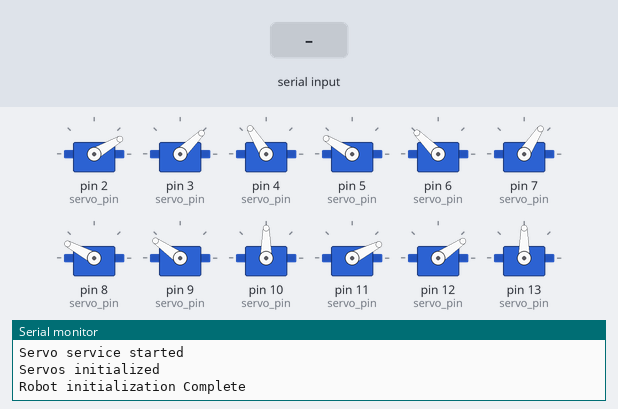
Bench run of a sketch on a simulated Arduino Uno, built with avr-gcc and run on an emulated ATmega328P. Parts: 12 × servo, the last lines printed to the serial monitor. Inputs (shaded band) come from the test bench.

Above: at 2.4 s.
2.5 s: "F" received over the second serial link
At 3.7 s:
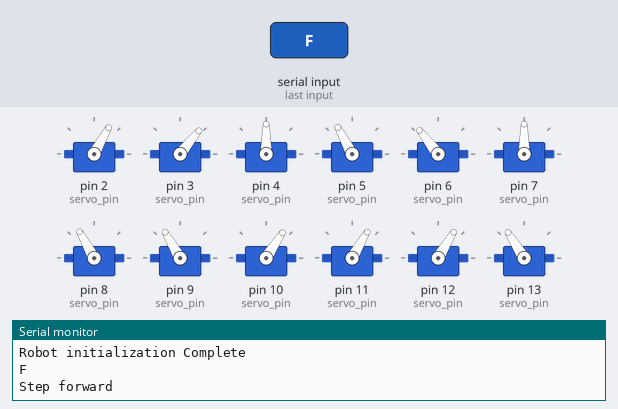
4.9 s: "B" received over the second serial link
At 6.7 s:
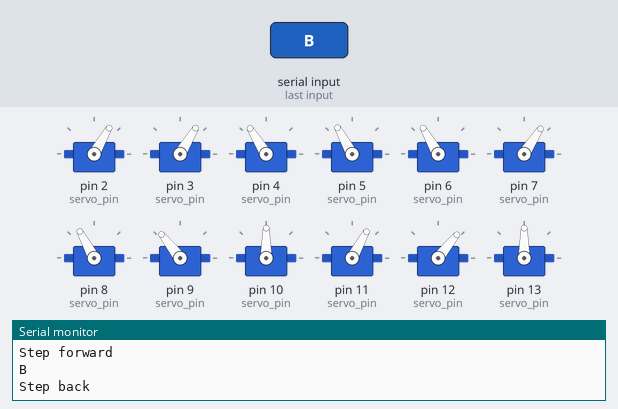
7.3 s: "L" received over the second serial link
At 7.47 s:
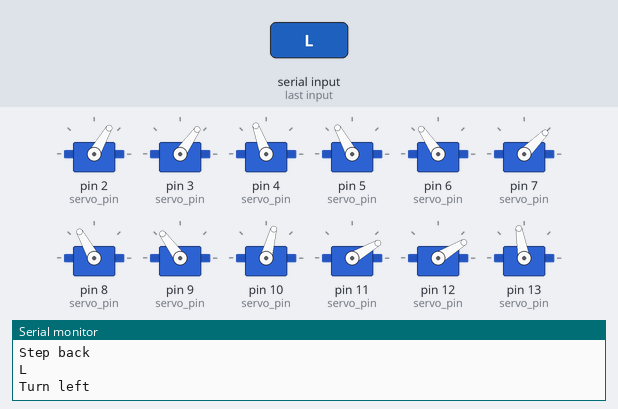
9.8 s: "R" received over the second serial link
At 9.97 s:
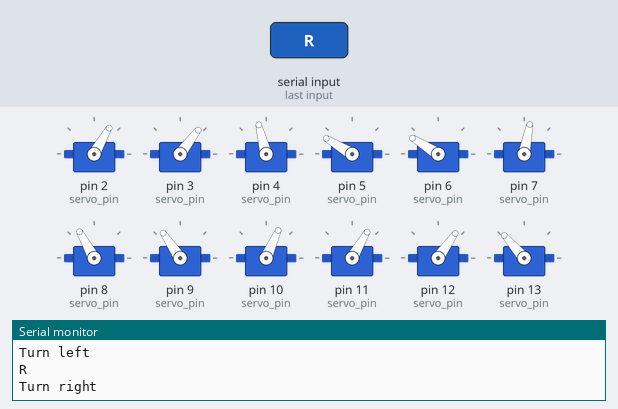
12.3 s: "F" received over the second serial link
At 12.78 s:
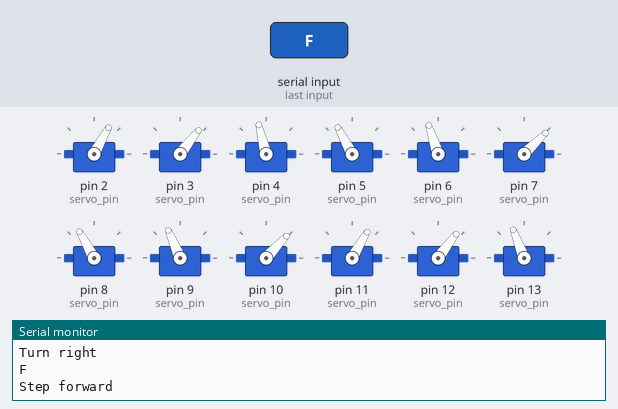
14.4 s: "L" received over the second serial link
At 14.57 s:
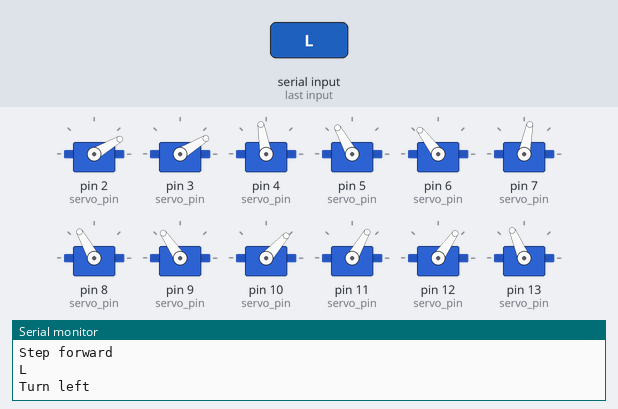
Timing chart, 0 to 17.4 s (numbered marks = the images above; inputs shaded):
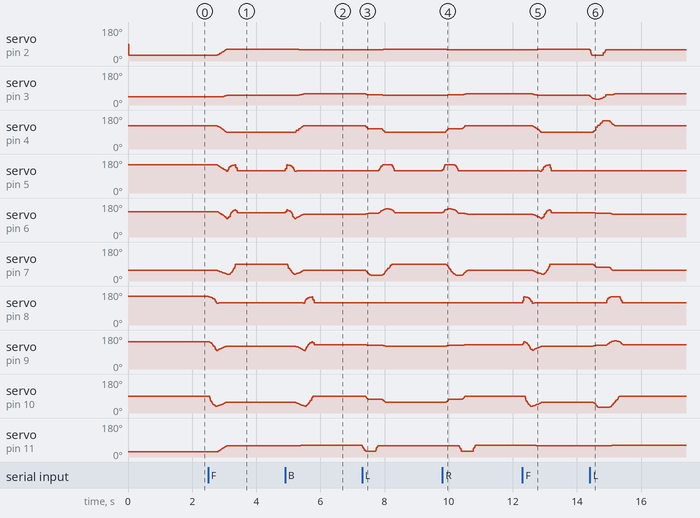

Measured:
- after the input at 2.5 s, servo on pin 2 (servo_pin): moves from 30° to 61° over 0.28 s, starting after 0.29 s; servo on pin 4 (servo_pin): moves from 122° to 90° over 0.28 s, starting after 0.29 s
- after the input at 4.9 s, servo on pin 2 (servo_pin): 61° → 60° after 0.42 s; servo on pin 3 (servo_pin): 51° → 59° after 0.40 s; servo on pin 4 (servo_pin): moves from 90° to 122° over 0.24 s, starting after 0.33 s; servo on pin 11 (servo_pin): 60° → 61° after 0.48 s; servo on pin 12 (servo_pin): 59° → 52° after 0.33 s, → 51° 0.20 s later
- after the input at 7.3 s, servo on pin 2 (servo_pin): 60° → 61° after 0.66 s; servo on pin 3 (servo_pin): 59° → 54° after 0.11 s, → 51° 0.52 s later
- after the input at 9.8 s, servo on pin 2 (servo_pin): 61° → 60° after 0.14 s; servo on pin 3 (servo_pin): 51° → 54° after 0.14 s, → 59° 0.50 s later
- after the input at 12.3 s, servo on pin 2 (servo_pin): 60° → 61° after 0.47 s; servo on pin 3 (servo_pin): 59° → 51° after 0.33 s; servo on pin 4 (servo_pin): moves from 122° to 90° over 0.24 s, starting after 0.33 s; servo on pin 11 (servo_pin): 61° → 60° after 0.43 s; servo on pin 12 (servo_pin): 51° → 59° after 0.41 s
- after the input at 14.4 s, servo on pin 4 (servo_pin): rises from 90° to 149° in 0.30 s, then falls to 122° in 0.38 s; servo on pin 5 (servo_pin): 118° → 119° after 0.16 s

The sketch:

robot_nckh.ino
```cpp
//khai báo các thư viện
#include <Servo.h>
#include "FlexiTimer2.h"
#include "SoftwareSerial.h"
SoftwareSerial HC05(0,1);// khai báo chân RX,TX của bluetooth HC05
char data = 0;
char dieu_khien;
Servo servo[4][3]; //khai báo mảng servo
const int servo_pin[4][3] = { {2, 3, 4}, {5, 6, 7}, {8, 9, 10}, {11, 12, 13} };
const float length_a = 55; //kích thước của robot
const float length_b = 77.5;
const float length_c = 27.5;
const float length_side = 71;
const float z_absolute = -28;
const float z_default = -50, z_up = -30, z_boot = z_absolute;
const float x_default = 62, x_offset = 0;
const float y_start = 0, y_step = 40;
const float y_default = x_default;
volatile float site_now[4][3];
volatile float site_expect[4][3];
float temp_speed[4][3];
float move_speed;
float speed_multiple = 1;
const float spot_turn_speed = 4;
const float leg_move_speed = 8;
const float body_move_speed = 3;
const float stand_seat_speed = 1;
volatile int rest_counter;
const float KEEP = 255;
const float pi = 3.1415926;
const float temp_a = sqrt(pow(2 * x_default + length_side, 2) + pow(y_step, 2));
const float temp_b = 2 * (y_start + y_step) + length_side;
const float temp_c = sqrt(pow(2 * x_default + length_side, 2) + pow(2 * y_start + y_step + length_side, 2));
const float temp_alpha = acos((pow(temp_a, 2) + pow(temp_b, 2) - pow(temp_c, 2)) / 2 / temp_a / temp_b);
const float turn_x1 = (temp_a - length_side) / 2;
const float turn_y1 = y_start + y_step / 2;
const float turn_x0 = turn_x1 - temp_b * cos(temp_alpha);
const float turn_y0 = temp_b * sin(temp_alpha) - turn_y1 - length_side;
void set_site(int leg, float x, float y, float z)
{
  float length_x = 0, length_y = 0, length_z = 0;

  if (x != KEEP)
    length_x = x - site_now[leg][0];
  if (y != KEEP)
    length_y = y - site_now[leg][1];
  if (z != KEEP)
    length_z = z - site_now[leg][2];

  float length = sqrt(pow(length_x, 2) + pow(length_y, 2) + pow(length_z, 2));

  temp_speed[leg][0] = length_x / length * move_speed * speed_multiple;
  temp_speed[leg][1] = length_y / length * move_speed * speed_multiple;
  temp_speed[leg][2] = length_z / length * move_speed * speed_multiple;

  if (x != KEEP)
    site_expect[leg][0] = x;
  if (y != KEEP)
    site_expect[leg][1] = y;
  if (z != KEEP)
    site_expect[leg][2] = z;
}
//hàm wait_reach khi servo tới điểm chỉ định
void wait_reach(int leg)
{
  while (1)
    if (site_now[leg][0] == site_expect[leg][0])
      if (site_now[leg][1] == site_expect[leg][1])
        if (site_now[leg][2] == site_expect[leg][2])
          break;
}
//hàm wait_all_reach khi tất cả servo cung tới vị trí chỉ định
void wait_all_reach(void)
{
  for (int i = 0; i < 4; i++)
    wait_reach(i);
}
//hàm chuyển đổi tọa độ(x,y) sang tọa độ bán kính và góc
void cartesian_to_polar(volatile float &alpha, volatile float &beta, volatile float &gamma, volatile float x, volatile float y, volatile float z)
{
  float v, w;
  w = (x >= 0 ? 1 : -1) * (sqrt(pow(x, 2) + pow(y, 2)));
  v = w - length_c;
  alpha = atan2(z, v) + acos((pow(length_a, 2) - pow(length_b, 2) + pow(v, 2) + pow(z, 2)) / 2 / length_a / sqrt(pow(v, 2) + pow(z, 2)));
  beta = acos((pow(length_a, 2) + pow(length_b, 2) - pow(v, 2) - pow(z, 2)) / 2 / length_a / length_b);
  gamma = (w >= 0) ? atan2(y, x) : atan2(-y, -x);
  alpha = alpha / pi * 180;
  beta = beta / pi * 180;
  gamma = gamma / pi * 180;
}
//thay đổi góc của servo dựa trên bán kính và góc
void polar_to_servo(int leg, float alpha, float beta, float gamma)
{
  if (leg == 0)
  {
    alpha = 90 - alpha;
    beta = beta;
    gamma += 90;
  }
  else if (leg == 1)
  {
    alpha += 90;
    beta = 180 - beta;
    gamma = 90 - gamma;
  }
  else if (leg == 2)
  {
    alpha += 90;
    beta = 180 - beta;
    gamma = 90 - gamma;
  }
  else if (leg == 3)
  {
    alpha = 90 - alpha;
    beta = beta;
    gamma += 90;
  }

  servo[leg][0].write(alpha);
  servo[leg][1].write(beta);
  servo[leg][2].write(gamma);
}
//hàm yêu cầu của servo
void servo_service(void)
{
  sei();
  static float alpha, beta, gamma;

  for (int i = 0; i < 4; i++)
  {
    for (int j = 0; j < 3; j++)
    {
      if (abs(site_now[i][j] - site_expect[i][j]) >= abs(temp_speed[i][j]))
        site_now[i][j] += temp_speed[i][j];
      else
        site_now[i][j] = site_expect[i][j];
    }

    cartesian_to_polar(alpha, beta, gamma, site_now[i][0], site_now[i][1], site_now[i][2]);
    polar_to_servo(i, alpha, beta, gamma);
  }

  rest_counter++;
}

void setup()
{
  Serial.begin(9600);
  Serial.println("Robot starts initialization");
  set_site(0, x_default - x_offset, y_start + y_step, z_boot);
  set_site(1, x_default - x_offset, y_start + y_step, z_boot);
  set_site(2, x_default + x_offset, y_start, z_boot);
  set_site(3, x_default + x_offset, y_start, z_boot);
  for (int i = 0; i < 4; i++)
  {
    for (int j = 0; j < 3; j++)
    {
      site_now[i][j] = site_expect[i][j];
    }
  }
  //bắt đầu yêu cầu cho các servo
  FlexiTimer2::set(20, servo_service);
  FlexiTimer2::start();
  Serial.println("Servo service started");
  //khởi tạo các servos
  servo_attach();
  Serial.println("Servos initialized");
  Serial.println("Robot initialization Complete");
  HC05.begin(9600);
}
//hàm gán mảng servo
void servo_attach(void)
{
  for (int i = 0; i < 4; i++)
  {
    for (int j = 0; j < 3; j++)
    {
      servo[i][j].attach(servo_pin[i][j]);
      delay(100);
    }
  }
}

void servo_detach(void)
{
  for (int i = 0; i < 4; i++)
  {
    for (int j = 0; j < 3; j++)
    {
      servo[i][j].detach();
      delay(100);
    }
  }
}
//hàm để robot đứng
void stand()
{
  move_speed = stand_seat_speed;
  for (int leg = 0; leg < 4; leg++)
  {
    set_site(leg, KEEP, KEEP, z_default);
  }
  wait_all_reach();
}
//hàm để robot quay bên trái
void turn_left()
{
    move_speed = spot_turn_speed;
    if (site_now[3][1] == y_start)
    {
      //leg 3&1 move
      set_site(3, x_default + x_offset, y_start, z_up);
      wait_all_reach();

      set_site(0, turn_x1 - x_offset, turn_y1, z_default);
      set_site(1, turn_x0 - x_offset, turn_y0, z_default);
      set_site(2, turn_x1 + x_offset, turn_y1, z_default);
      set_site(3, turn_x0 + x_offset, turn_y0, z_up);
      wait_all_reach();

      set_site(3, turn_x0 + x_offset, turn_y0, z_default);
      wait_all_reach();

      set_site(0, turn_x1 + x_offset, turn_y1, z_default);
      set_site(1, turn_x0 + x_offset, turn_y0, z_default);
      set_site(2, turn_x1 - x_offset, turn_y1, z_default);
      set_site(3, turn_x0 - x_offset, turn_y0, z_default);
      wait_all_reach();

      set_site(1, turn_x0 + x_offset, turn_y0, z_up);
      wait_all_reach();

      set_site(0, x_default + x_offset, y_start, z_default);
      set_site(1, x_default + x_offset, y_start, z_up);
      set_site(2, x_default - x_offset, y_start + y_step, z_default);
      set_site(3, x_default - x_offset, y_start + y_step, z_default);
      wait_all_reach();

      set_site(1, x_default + x_offset, y_start, z_default);
      wait_all_reach();
    }
    else
    {
      //leg 0&2 move
      set_site(0, x_default + x_offset, y_start, z_up);
      wait_all_reach();

      set_site(0, turn_x0 + x_offset, turn_y0, z_up);
      set_site(1, turn_x1 + x_offset, turn_y1, z_default);
      set_site(2, turn_x0 - x_offset, turn_y0, z_default);
      set_site(3, turn_x1 - x_offset, turn_y1, z_default);
      wait_all_reach();

      set_site(0, turn_x0 + x_offset, turn_y0, z_default);
      wait_all_reach();

      set_site(0, turn_x0 - x_offset, turn_y0, z_default);
      set_site(1, turn_x1 - x_offset, turn_y1, z_default);
      set_site(2, turn_x0 + x_offset, turn_y0, z_default);
      set_site(3, turn_x1 + x_offset, turn_y1, z_default);
      wait_all_reach();

      set_site(2, turn_x0 + x_offset, turn_y0, z_up);
      wait_all_reach();

      set_site(0, x_default - x_offset, y_start + y_step, z_default);
      set_site(1, x_default - x_offset, y_start + y_step, z_default);
      set_site(2, x_default + x_offset, y_start, z_up);
      set_site(3, x_default + x_offset, y_start, z_default);
      wait_all_reach();

      set_site(2, x_default + x_offset, y_start, z_default);
      wait_all_reach();
    }
}
//hàm robot quay bên phải
void turn_right()
{
    move_speed = spot_turn_speed;

    if (site_now[2][1] == y_start)
    {
      //leg 2&0 move
      set_site(2, x_default + x_offset, y_start, z_up);
      wait_all_reach();

      set_site(0, turn_x0 - x_offset, turn_y0, z_default);
      set_site(1, turn_x1 - x_offset, turn_y1, z_default);
      set_site(2, turn_x0 + x_offset, turn_y0, z_up);
      set_site(3, turn_x1 + x_offset, turn_y1, z_default);
      wait_all_reach();

      set_site(2, turn_x0 + x_offset, turn_y0, z_default);
      wait_all_reach();

      set_site(0, turn_x0 + x_offset, turn_y0, z_default);
      set_site(1, turn_x1 + x_offset, turn_y1, z_default);
      set_site(2, turn_x0 - x_offset, turn_y0, z_default);
      set_site(3, turn_x1 - x_offset, turn_y1, z_default);
      wait_all_reach();

      set_site(0, turn_x0 + x_offset, turn_y0, z_up);
      wait_all_reach();

      set_site(0, x_default + x_offset, y_start, z_up);
      set_site(1, x_default + x_offset, y_start, z_default);
      set_site(2, x_default - x_offset, y_start + y_step, z_default);
      set_site(3, x_default - x_offset, y_start + y_step, z_default);
      wait_all_reach();

      set_site(0, x_default + x_offset, y_start, z_default);
      wait_all_reach();
    }
    else
    {
      //leg 1&3 move
      set_site(1, x_default + x_offset, y_start, z_up);
      wait_all_reach();

      set_site(0, turn_x1 + x_offset, turn_y1, z_default);
      set_site(1, turn_x0 + x_offset, turn_y0, z_up);
      set_site(2, turn_x1 - x_offset, turn_y1, z_default);
      set_site(3, turn_x0 - x_offset, turn_y0, z_default);
      wait_all_reach();

      set_site(1, turn_x0 + x_offset, turn_y0, z_default);
      wait_all_reach();

      set_site(0, turn_x1 - x_offset, turn_y1, z_default);
      set_site(1, turn_x0 - x_offset, turn_y0, z_default);
      set_site(2, turn_x1 + x_offset, turn_y1, z_default);
      set_site(3, turn_x0 + x_offset, turn_y0, z_default);
      wait_all_reach();

      set_site(3, turn_x0 + x_offset, turn_y0, z_up);
      wait_all_reach();

      set_site(0, x_default - x_offset, y_start + y_step, z_default);
      set_site(1, x_default - x_offset, y_start + y_step, z_default);
      set_site(2, x_default + x_offset, y_start, z_default);
      set_site(3, x_default + x_offset, y_start, z_up);
      wait_all_reach();

      set_site(3, x_default + x_offset, y_start, z_default);
      wait_all_reach();
    }
}
//hàm tiến tới
void step_forward()
{
    move_speed = leg_move_speed;

    if (site_now[2][1] == y_start)
    {
      //leg 2&1 move
      set_site(2, x_default + x_offset, y_start, z_up);
      wait_all_reach();
      set_site(2, x_default + x_offset, y_start + 2 * y_step, z_up);
      wait_all_reach();
      set_site(2, x_default + x_offset, y_start + 2 * y_step, z_default);
      wait_all_reach();

      move_speed = body_move_speed;

      set_site(0, x_default + x_offset, y_start, z_default);
      set_site(1, x_default + x_offset, y_start + 2 * y_step, z_default);
      set_site(2, x_default - x_offset, y_start + y_step, z_default);
      set_site(3, x_default - x_offset, y_start + y_step, z_default);
      wait_all_reach();

      move_speed = leg_move_speed;

      set_site(1, x_default + x_offset, y_start + 2 * y_step, z_up);
      wait_all_reach();
      set_site(1, x_default + x_offset, y_start, z_up);
      wait_all_reach();
      set_site(1, x_default + x_offset, y_start, z_default);
      wait_all_reach();
    }
    else
    {
      //leg 0&3 move
      set_site(0, x_default + x_offset, y_start, z_up);
      wait_all_reach();
      set_site(0, x_default + x_offset, y_start + 2 * y_step, z_up);
      wait_all_reach();
      set_site(0, x_default + x_offset, y_start + 2 * y_step, z_default);
      wait_all_reach();

      move_speed = body_move_speed;

      set_site(0, x_default - x_offset, y_start + y_step, z_default);
      set_site(1, x_default - x_offset, y_start + y_step, z_default);
      set_site(2, x_default + x_offset, y_start, z_default);
      set_site(3, x_default + x_offset, y_start + 2 * y_step, z_default);
      wait_all_reach();

      move_speed = leg_move_speed;

      set_site(3, x_default + x_offset, y_start + 2 * y_step, z_up);
      wait_all_reach();
      set_site(3, x_default + x_offset, y_start, z_up);
      wait_all_reach();
      set_site(3, x_default + x_offset, y_start, z_default);
      wait_all_reach();
    }
}
//hàm lui lại
void step_back()
{
    move_speed = leg_move_speed;
    if (site_now[3][1] == y_start)
    {
      //leg 3&0 move
      set_site(3, x_default + x_offset, y_start, z_up);
      wait_all_reach();
      set_site(3, x_default + x_offset, y_start + 2 * y_step, z_up);
      wait_all_reach();
      set_site(3, x_default + x_offset, y_start + 2 * y_step, z_default);
      wait_all_reach();

      move_speed = body_move_speed;

      set_site(0, x_default + x_offset, y_start + 2 * y_step, z_default);
      set_site(1, x_default + x_offset, y_start, z_default);
      set_site(2, x_default - x_offset, y_start + y_step, z_default);
      set_site(3, x_default - x_offset, y_start + y_step, z_default);
      wait_all_reach();

      move_speed = leg_move_speed;

      set_site(0, x_default + x_offset, y_start + 2 * y_step, z_up);
      wait_all_reach();
      set_site(0, x_default + x_offset, y_start, z_up);
      wait_all_reach();
      set_site(0, x_default + x_offset, y_start, z_default);
      wait_all_reach();
    }
    else
    {
      //leg 1&2 move
      set_site(1, x_default + x_offset, y_start, z_up);
      wait_all_reach();
      set_site(1, x_default + x_offset, y_start + 2 * y_step, z_up);
      wait_all_reach();
      set_site(1, x_default + x_offset, y_start + 2 * y_step, z_default);
      wait_all_reach();

      move_speed = body_move_speed;

      set_site(0, x_default - x_offset, y_start + y_step, z_default);
      set_site(1, x_default - x_offset, y_start + y_step, z_default);
      set_site(2, x_default + x_offset, y_start + 2 * y_step, z_default);
      set_site(3, x_default + x_offset, y_start, z_default);
      wait_all_reach();

      move_speed = leg_move_speed;

      set_site(2, x_default + x_offset, y_start + 2 * y_step, z_up);
      wait_all_reach();
      set_site(2, x_default + x_offset, y_start, z_up);
      wait_all_reach();
      set_site(2, x_default + x_offset, y_start, z_default);
      wait_all_reach();
    }
}

void body_left(int i)
{
  set_site(0, site_now[0][0] + i, KEEP, KEEP);
  set_site(1, site_now[1][0] + i, KEEP, KEEP);
  set_site(2, site_now[2][0] - i, KEEP, KEEP);
  set_site(3, site_now[3][0] - i, KEEP, KEEP);
  wait_all_reach();
}

void body_right(int i)
{
  set_site(0, site_now[0][0] - i, KEEP, KEEP);
  set_site(1, site_now[1][0] - i, KEEP, KEEP);
  set_site(2, site_now[2][0] + i, KEEP, KEEP);
  set_site(3, site_now[3][0] + i, KEEP, KEEP);
  wait_all_reach();
}

//hàm điều khiển chính thông qua bluetooth
void loop()
{

  if (HC05.available() > 0)
  {
    dieu_khien = HC05.read();
    Serial.println(dieu_khien);
    switch (dieu_khien)//điều khiển robot di chuyển dựa trên các phím trên ứng dụng Bluetooth RC Controller
    {
      case 'F':
         Serial.println("Step forward");
         step_forward();
         break;
      case 'B':
         Serial.println("Step back");
         step_back();
         break;
      case 'L':
         Serial.println("Turn left");
         turn_left();
         break;
      case 'R':
          Serial.println("Turn right");
          turn_right();
          break;
      case 'X':
         Serial.println("Stand");
         stand();
         break;
   }
}

}
```
